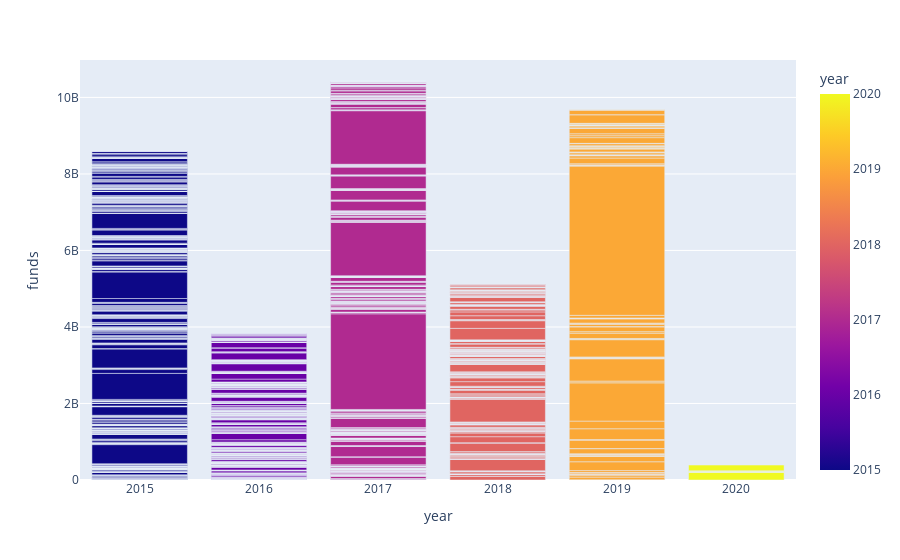

Notebook cell for this chart:
### Code cell
import plotly.express as px
fig = px.bar(df, x='year', y='funds', color='year')
fig.show()

### Figure 1 — Plotly figure (JSON) as saved in the notebook; plotly's stock layout.template omitted (floating-point values rounded to 4 significant figures; data arrays with more than 128 entries replaced by an {"elided": "..."} marker saying what was removed)
{"data": [{"alignmentgroup": "True", "hovertemplate": "year=%{marker.color}<br>funds=%{y}<extra></extra>", "legendgroup": "", "marker": {"color": {"elided": "3044 int values"}, "coloraxis": "coloraxis"}, "name": "", "offsetgroup": "", "orientation": "v", "showlegend": false, "textposition": "auto", "type": "bar", "x": {"elided": "3044 int values"}, "xaxis": "x", "y": {"elided": "3044 float values"}, "yaxis": "y"}], "layout": {"barmode": "relative", "coloraxis": {"colorbar": {"title": {"text": "year"}}, "colorscale": [[0, "#0d0887"], [0.1111, "#46039f"], [0.2222, "#7201a8"], [0.3333, "#9c179e"], [0.4444, "#bd3786"], [0.5556, "#d8576b"], [0.6667, "#ed7953"], [0.7778, "#fb9f3a"], [0.8889, "#fdca26"], [1, "#f0f921"]]}, "legend": {"tracegroupgap": 0}, "margin": {"t": 60}, "xaxis": {"anchor": "y", "domain": [0, 1], "title": {"text": "year"}}, "yaxis": {"anchor": "x", "domain": [0, 1], "title": {"text": "funds"}}}}
